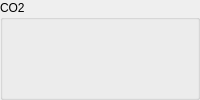
      <widget class="ClickableQGroupBox" name="CO2GroupBox">
       <property name="toolTip">
        <string notr="true"/>
       </property>
       <property name="accessibleDescription">
        <string notr="true"/>
       </property>
       <property name="title">
        <string notr="true">CO2</string>
       </property>
       <layout class="QVBoxLayout" name="CO2GroupBoxVerticalLayout">
        <property name="spacing">
         <number>5</number>
        </property>
        <property name="leftMargin">
         <number>0</number>
        </property>
        <property name="topMargin">
         <number>0</number>
        </property>
        <property name="rightMargin">
         <number>0</number>
        </property>
        <property name="bottomMargin">
         <number>2</number>
        </property>
        <item>
         <layout class="QHBoxLayout" name="horizontalLayout_11">
          <item>
           <widget class="QLabel" name="preheatCO2label">
            <property name="font">
             <font>
              <pointsize>11</pointsize>
             </font>
            </property>
            <property name="toolTip">
             <string notr="true"/>
            </property>
            <property name="accessibleDescription">
             <string notr="true"/>
            </property>
            <property name="text">
             <string notr="true"/>
            </property>
            <property name="alignment">
             <set>Qt::AlignmentFlag::AlignCenter</set>
            </property>
           </widget>
          </item>
          <item>
           <widget class="QLabel" name="BBPCO2label">
            <property name="font">
             <font>
              <pointsize>11</pointsize>
             </font>
            </property>
            <property name="toolTip">
             <string notr="true"/>
            </property>
            <property name="accessibleDescription">
             <string notr="true"/>
            </property>
            <property name="text">
             <string notr="true"/>
            </property>
            <property name="alignment">
             <set>Qt::AlignmentFlag::AlignCenter</set>
            </property>
           </widget>
          </item>
          <item>
           <widget class="QLabel" name="roastCO2label">
            <property name="font">
             <font>
              <pointsize>11</pointsize>
             </font>
            </property>
            <property name="toolTip">
             <string notr="true"/>
            </property>
            <property name="accessibleDescription">
             <string notr="true"/>
            </property>
            <property name="text">
             <string notr="true"/>
            </property>
            <property name="alignment">
             <set>Qt::AlignmentFlag::AlignCenter</set>
            </property>
           </widget>
          </item>
         </layout>
        </item>
        <item>
         <widget class="QLabel" name="totalCO2Label">
          <property name="palette">
           <palette>
            <active>
             <colorrole role="WindowText">
              <brush brushstyle="SolidPattern">
               <color alpha="255">
                <red>17</red>
                <green>103</green>
                <blue>163</blue>
               </color>
              </brush>
             </colorrole>
            </active>
            <inactive>
             <colorrole role="WindowText">
              <brush brushstyle="SolidPattern">
               <color alpha="255">
                <red>17</red>
                <green>103</green>
                <blue>163</blue>
               </color>
              </brush>
             </colorrole>
            </inactive>
            <disabled>
             <colorrole role="WindowText">
              <brush brushstyle="SolidPattern">
               <color alpha="63">
                <red>0</red>
                <green>0</green>
                <blue>0</blue>
               </color>
              </brush>
             </colorrole>
            </disabled>
           </palette>
          </property>
          <property name="font">
           <font>
            <pointsize>20</pointsize>
            <bold>true</bold>
           </font>
          </property>
          <property name="toolTip">
           <string notr="true"/>
          </property>
          <property name="accessibleDescription">
           <string notr="true"/>
          </property>
          <property name="text">
           <string notr="true"/>
          </property>
          <property name="alignment">
           <set>Qt::AlignmentFlag::AlignCenter</set>
          </property>
         </widget>
        </item>
        <item>
         <widget class="QLabel" name="CO2perKgCoffeeLabel">
          <property name="font">
           <font>
            <pointsize>11</pointsize>
           </font>
          </property>
          <property name="toolTip">
           <string notr="true"/>
          </property>
          <property name="accessibleDescription">
           <string notr="true"/>
          </property>
          <property name="text">
           <string notr="true"/>
          </property>
          <property name="alignment">
           <set>Qt::AlignmentFlag::AlignCenter</set>
          </property>
         </widget>
        </item>
       </layout>
      </widget>
